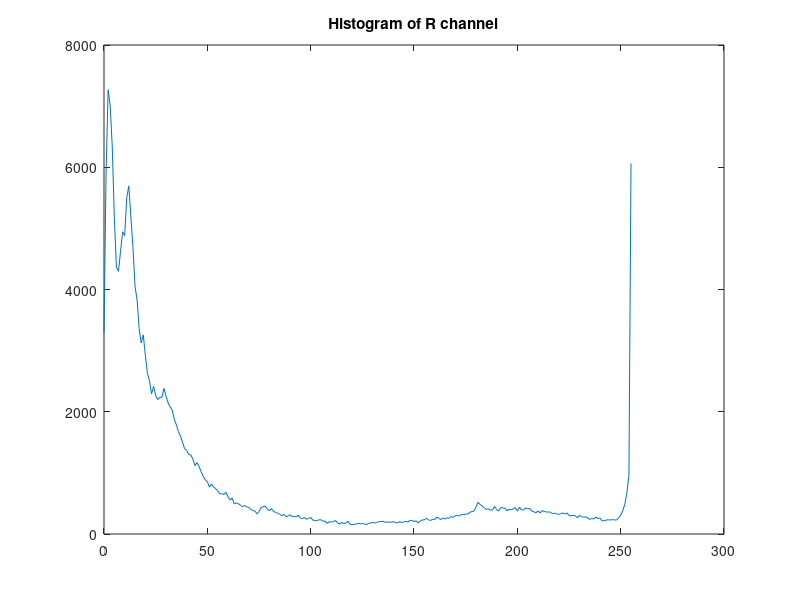
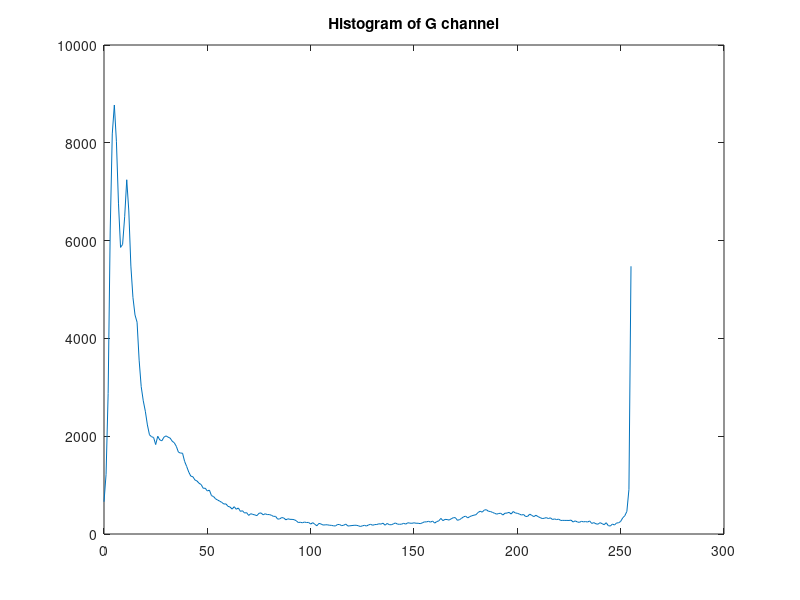
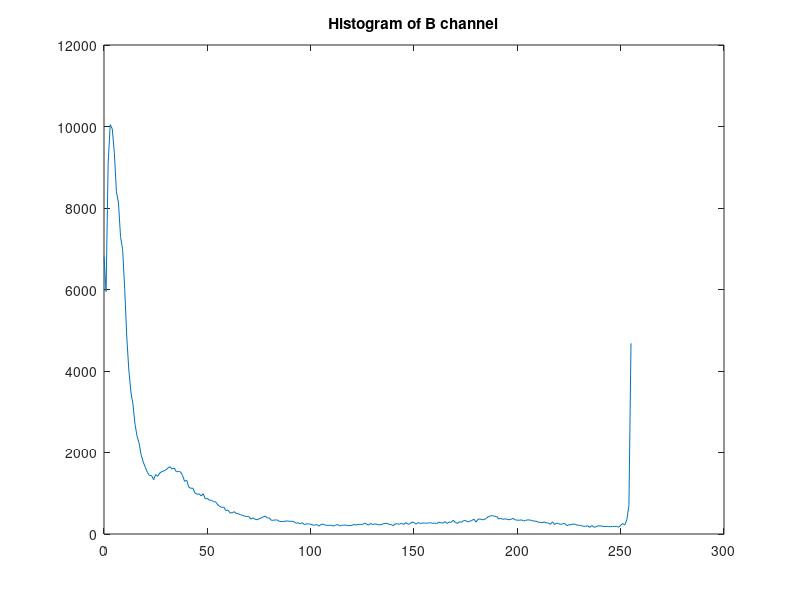

These charts were generated, in order, by the following MATLAB code:
data=csvread('histogramresults.csv'); % reading csv file 
x=data(:,1); % reading its first column
y=data(:,2); % reading its second column of csv file
z=data(:,3);
a=data(:,4);
figure;
plot(x,y);title('Histogram of R channel');
figure;
plot(x,z);title('Histogram of G channel');
figure;
plot(x,a);title('Histogram of B channel');